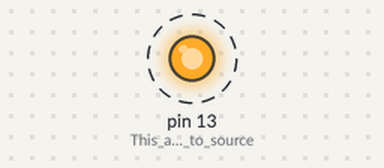
Simulated run of this sketch. Board: Arduino Uno, built with avr-gcc and run on an emulated ATmega328P. Parts: output pins drawn as LEDs (lit = HIGH). Dashed ring = blinking.

Above: at 0.5 s.
Timing chart, 0 to 3.0 s (numbered marks = the images above):
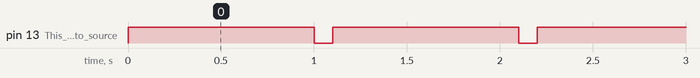

Measured:
- by itself, pin 13 (This_allows_13_to_source): alternates HIGH for 1.0 s and LOW for 0.10 s

The sketch:

Anti-Theft_LED.ino
```cpp
void setup()
{
 pinMode(13,OUTPUT);//This allows 13 to source (a lot of amps)
}

void loop()
{
digitalWrite(13,HIGH);
delay(1000); //This keeps your arduino from bricking
digitalWrite(13,LOW);
delay(100);
};
```
